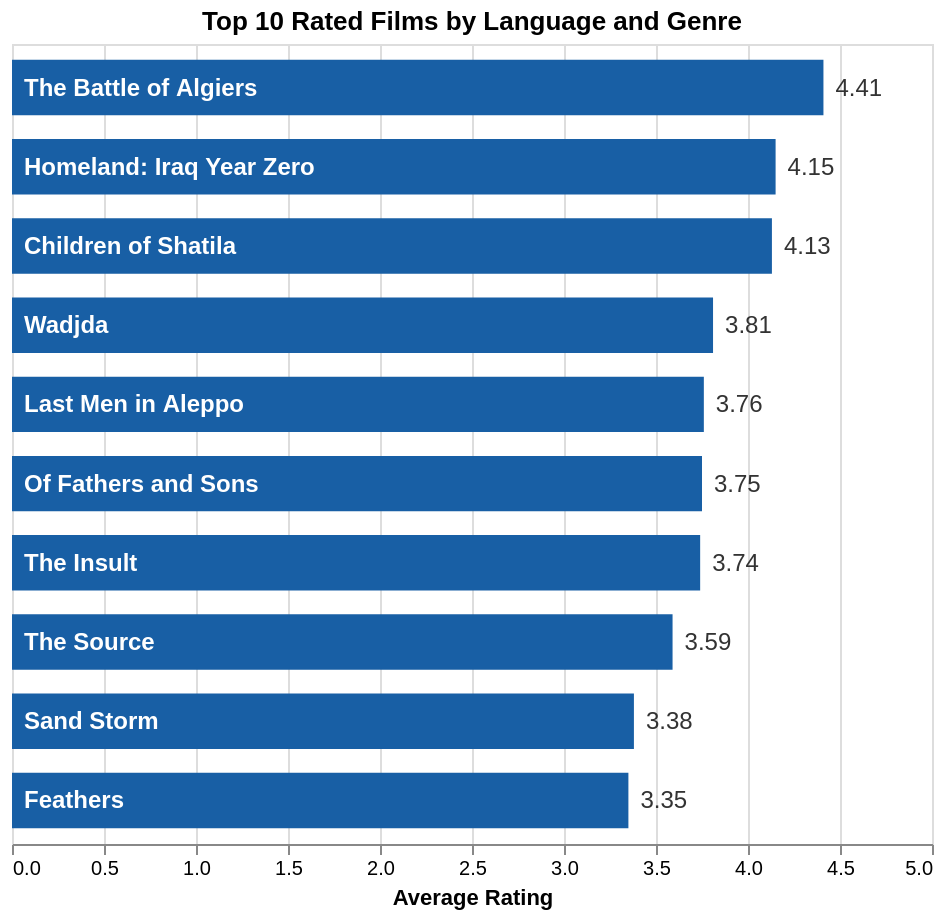

The cell this chart's notebook holds for it:
### Code cell
# Top 10 Films by Language
import pandas as pd
import ast
import altair as alt

films_df = pd.read_csv("Movie_Data_File.csv").copy()
films_df = films_df.dropna(subset=["Original_language", "Average_rating", "Film_title", "Genres"])
films_df = films_df[films_df["Original_language"] != "No spoken language"]
films_df = films_df[films_df["Original_language"] != "English"]   # non-English only

# Parse and explode genres — strip any stray [ or ' characters
films_df["Genres"] = films_df["Genres"].apply(ast.literal_eval)
films_df = films_df.explode("Genres")
films_df["Genres"] = films_df["Genres"].str.strip().str.title()

# keep only the top 20 non-English languages by film count
top20_langs = (
    films_df.groupby("Original_language")["Film_title"]
    .count()
    .nlargest(20)
    .index
    .tolist()
)
films_df = films_df[films_df["Original_language"].isin(top20_langs)]

# keep only major genres
MAJOR_GENRES = {
    "Action", "Adventure", "Animation", "Comedy", "Crime",
    "Documentary", "Drama", "Family", "Fantasy", "History",
    "Horror", "Music", "Mystery", "Romance", "Science Fiction",
    "Thriller", "War", "Western"
}
films_df = films_df[films_df["Genres"].isin(MAJOR_GENRES)]

languages = sorted(top20_langs)
genres    = ["All"] + sorted(MAJOR_GENRES)

rows = []
for lang in languages:
    lang_films = films_df[films_df["Original_language"] == lang]

    # all genres combined
    top10_all = (
        lang_films.groupby("Film_title").agg(
            Average_rating=("Average_rating", "mean")
        ).reset_index()
        .sort_values("Average_rating", ascending=False)
        .head(10).reset_index(drop=True)
    )
    for i, r in top10_all.iterrows():
        rows.append({
            "Film_title":        r["Film_title"],
            "Original_language": lang,
            "Genre":             "All",
            "Average_rating":    round(r["Average_rating"], 2),
            "rank":              i + 1
        })

    # per genre
    for genre in lang_films["Genres"].unique():
        top10_genre = (
            lang_films[lang_films["Genres"] == genre]
            .groupby("Film_title").agg(
                Average_rating=("Average_rating", "mean")
            ).reset_index()
            .sort_values("Average_rating", ascending=False)
            .head(10).reset_index(drop=True)
        )
        for i, r in top10_genre.iterrows():
            rows.append({
                "Film_title":        r["Film_title"],
                "Original_language": lang,
                "Genre":             genre,
                "Average_rating":    round(r["Average_rating"], 2),
                "rank":              i + 1
            })

prebuilt = pd.DataFrame(rows)

# dropdowns
language_param = alt.param(
    name="language_val",
    bind=alt.binding_select(options=languages, name="Language: "),
    value=languages[0]
)
genre_param = alt.param(
    name="genre_val",
    bind=alt.binding_select(options=genres, name="Genre: "),
    value="All"
)

base = alt.Chart(prebuilt).transform_filter(
    "datum.Original_language === language_val"
).transform_filter(
    "datum.Genre === genre_val"
)

bars = base.mark_bar(color="#185FA5").encode(
    x=alt.X("Average_rating:Q", title="Average Rating",
            scale=alt.Scale(domain=[0, 5])),
    y=alt.Y("rank:O", title=None, axis=None,
            scale=alt.Scale(paddingOuter=0.2, paddingInner=0.3)),
    tooltip=[
        alt.Tooltip("Film_title:N",     title="Film"),
        alt.Tooltip("Genre:N",          title="Genre"),
        alt.Tooltip("Average_rating:Q", title="Rating", format=".2f"),
    ]
)

film_labels = base.mark_text(
    align="left", dx=6, fontSize=12, color="white", fontWeight="bold"
).encode(
    x=alt.value(0),
    y=alt.Y("rank:O", axis=None,
            scale=alt.Scale(paddingOuter=0.2, paddingInner=0.3)),
    text=alt.Text("Film_title:N")
)

rating_labels = base.mark_text(
    align="left", dx=6, fontSize=12, color="#333"
).encode(
    x=alt.X("Average_rating:Q"),
    y=alt.Y("rank:O", axis=None,
            scale=alt.Scale(paddingOuter=0.2, paddingInner=0.3)),
    text=alt.Text("Average_rating:Q", format=".2f")
)

chart = (bars + film_labels + rating_labels).add_params(
    language_param,
    genre_param
).properties(
    title="Top 10 Rated Films by Language and Genre",
    width=460,
    height=400
)

chart.save("images/top_films_by_language.html")
chart.show()

### Figure 1 — Vega-Lite specification as saved in the notebook (floating-point values rounded to 4 significant figures; data arrays with more than 128 entries replaced by an {"elided": "..."} marker saying what was removed)
{"config": {"view": {"continuousWidth": 300, "continuousHeight": 300}}, "layer": [{"mark": {"type": "bar", "color": "#185FA5"}, "encoding": {"tooltip": [{"field": "Film_title", "title": "Film", "type": "nominal"}, {"field": "Genre", "title": "Genre", "type": "nominal"}, {"field": "Average_rating", "format": ".2f", "title": "Rating", "type": "quantitative"}], "x": {"field": "Average_rating", "scale": {"domain": [0, 5]}, "title": "Average Rating", "type": "quantitative"}, "y": {"axis": null, "field": "rank", "scale": {"paddingInner": 0.3, "paddingOuter": 0.2}, "title": null, "type": "ordinal"}}, "transform": [{"filter": "datum.Original_language === language_val"}, {"filter": "datum.Genre === genre_val"}]}, {"mark": {"type": "text", "align": "left", "color": "white", "dx": 6, "fontSize": 12, "fontWeight": "bold"}, "encoding": {"text": {"field": "Film_title", "type": "nominal"}, "x": {"value": 0}, "y": {"axis": null, "field": "rank", "scale": {"paddingInner": 0.3, "paddingOuter": 0.2}, "type": "ordinal"}}, "transform": [{"filter": "datum.Original_language === language_val"}, {"filter": "datum.Genre === genre_val"}]}, {"mark": {"type": "text", "align": "left", "color": "#333", "dx": 6, "fontSize": 12}, "encoding": {"text": {"field": "Average_rating", "format": ".2f", "type": "quantitative"}, "x": {"field": "Average_rating", "type": "quantitative"}, "y": {"axis": null, "field": "rank", "scale": {"paddingInner": 0.3, "paddingOuter": 0.2}, "type": "ordinal"}}, "transform": [{"filter": "datum.Original_language === language_val"}, {"filter": "datum.Genre === genre_val"}]}], "data": {"name": "data-00087de706fbaccd3ee7543b6adeb57a"}, "height": 400, "params": [{"name": "language_val", "bind": {"input": "select", "options": ["Arabic", "Cantonese", "Chinese", "Czech", "Danish", "Dutch", "French", "German", "Hindi", "Italian", "Japanese", "Korean", "Norwegian", "Persian (Farsi)", "Polish", "Portuguese", "Romanian", "Russian", "Spanish", "Swedish"], "name": "Language: "}, "value": "Arabic"}, {"name": "genre_val", "bind": {"input": "select", "options": ["All", "Action", "Adventure", "Animation", "Comedy", "Crime", "Documentary", "Drama", "Family", "Fantasy", "History", "Horror", "Music", "Mystery", "Romance", "Science Fiction", "Thriller", "War", "Western"], "name": "Genre: "}, "value": "All"}], "title": "Top 10 Rated Films by Language and Genre", "width": 460, "$schema": "https://vega.github.io/schema/vega-lite/v6.1.0.json", "datasets": {"data-00087de706fbaccd3ee7543b6adeb57a": {"elided": "1655 records"}}}
